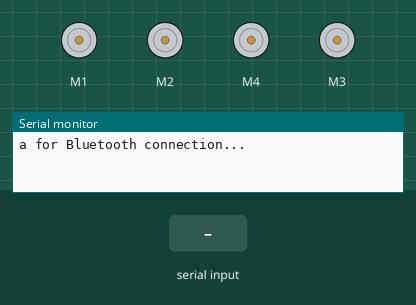
This sketch was run on a simulated Arduino Uno, built with avr-gcc and run on an emulated ATmega328P. On the bench: 4 × DC motor (green arrow = forward, orange = backward, longer = faster), the last lines printed to the serial monitor. The inputs (shaded band) are chosen by the test bench.

Above: at 1.2 s.
1.3 s: "F" received over the second serial link
At 1.7 s:
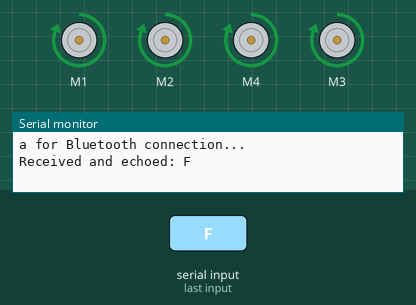
2.8 s: "B" received over the second serial link
At 4.0 s:
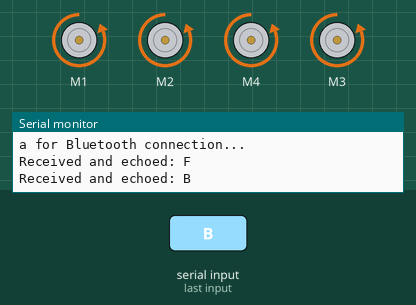
4.3 s: "L" received over the second serial link
At 5.2 s:
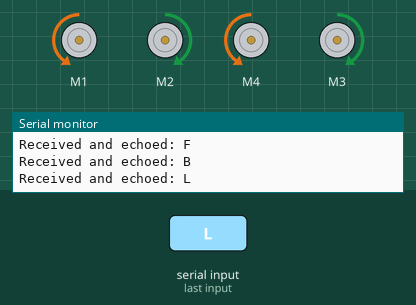
5.8 s: "R" received over the second serial link
At 6.4 s:
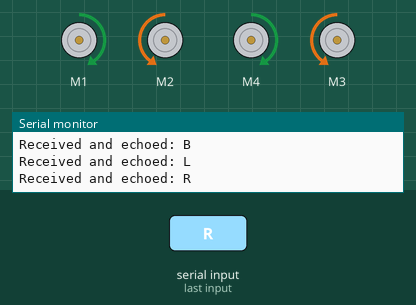
7.3 s: "S" received over the second serial link
At 8.7 s:
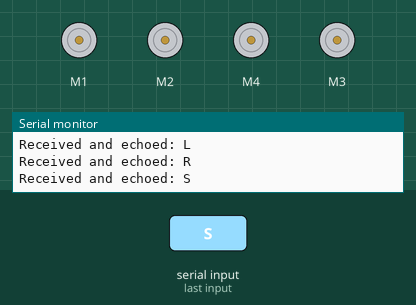
Timing chart, 0 to 10.3 s (numbered marks = the images above; inputs shaded):
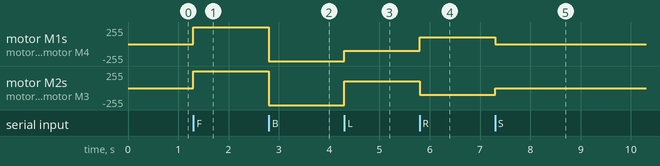

Measured:
- after the input at 1.3 s, motor M1, motor M2, motor M4, motor M3: stopped → forward 255/255 at once
- after the input at 2.8 s, motor M1, motor M2, motor M4, motor M3: forward 255/255 → backward 255/255 at once
- after the input at 4.3 s, motor M1, motor M4: backward 255/255 → backward 100/255 at once; motor M2, motor M3: backward 255/255 → forward 100/255 at once
- after the input at 5.8 s, motor M1, motor M4: backward 100/255 → forward 100/255 at once; motor M2, motor M3: forward 100/255 → backward 100/255 at once
- after the input at 7.3 s, motor M1, motor M4: forward 100/255 → stopped at once; motor M2, motor M3: backward 100/255 → stopped at once

The sketch:

working.ino
```cpp
// (licence header left out)
#include <AFMotor.h>
#include <SoftwareSerial.h>

// setup for bt connection
SoftwareSerial bluetooth(9, 10);

// setup motors
AF_DCMotor motorBL(1);
AF_DCMotor motorBR(2);
AF_DCMotor motorFL(4);
AF_DCMotor motorFR(3);

int turnSpeed = 100;
int moveSpeed = 255;

void setup() {
    // connect bluetooth, also initialize serial monitor (mostly unused)
    Serial.begin(9600);
    bluetooth.begin(9600);

    Serial.println("a for Bluetooth connection...");
}

void loop() {
    if (bluetooth.available()) {

        char command = bluetooth.read();
        // serial monitor output for testing, not entirely necessary but good to keep
        Serial.print("Received and echoed: ");
        Serial.println(command);

        // movement
        switch (command) {
            case 'F':
                forward();
                break;
            case 'B':
                backward();
                break;
            case 'L':
                leftRotate();
                break;
            case 'R':
                rightRotate();
                break;
            case 'S':
                stop();
                break;
            case 'a':
                moveSpeed = 128;
                Serial.print("move speed is now: ");
                Serial.println(moveSpeed);
                break;
            case 'b':
                moveSpeed = 152;
                Serial.print("move speed is now: ");
                Serial.println(moveSpeed);
                break;
            case 'c':
                moveSpeed = 179;
                Serial.print("move speed is now: ");
                Serial.println(moveSpeed);
                break;
            case 'd':
                moveSpeed = 204;
                Serial.print("move speed is now: ");
                Serial.println(moveSpeed);

                break;
            case 'e':
                moveSpeed = 255;
                Serial.print("move speed is now: ");
                Serial.println(moveSpeed);
                break;
            case 'f':
                turnSpeed = 128;
                Serial.print("turn speed is now: ");
                Serial.println(turnSpeed);
                break;
            case 'g':
                turnSpeed = 152;
                Serial.print("turn speed is now: ");
                Serial.println(turnSpeed);
                break;
            case 'h':
                turnSpeed = 179;
                Serial.print("move speed is now: ");
                Serial.println(turnSpeed);
                break;
            case 'i':
                turnSpeed = 204;
                Serial.print("turn speed is now: ");
                Serial.println(turnSpeed);
                break;
            case 'j':
                turnSpeed = 255;
                Serial.print("turn speed is now: ");
                Serial.println(turnSpeed);
                break;
            default:
                stop();
                break;
        }
    }
}

/**
 * @brief moves forwards
 *
 */
void forward() {
    motorBL.setSpeed(moveSpeed);
    motorBR.setSpeed(moveSpeed);
    motorFL.setSpeed(moveSpeed);
    motorFR.setSpeed(moveSpeed);
    motorBL.run(FORWARD);
    motorBR.run(FORWARD);
    motorFL.run(FORWARD);
    motorFR.run(FORWARD);
}

/**
 * @brief moves backwards
 *
 */
void backward() {
    motorBL.setSpeed(moveSpeed);
    motorBR.setSpeed(moveSpeed);
    motorFL.setSpeed(moveSpeed);
    motorFR.setSpeed(moveSpeed);
    motorBL.run(BACKWARD);
    motorBR.run(BACKWARD);
    motorFL.run(BACKWARD);
    motorFR.run(BACKWARD);
}

/**
 * @brief rotates right
 *
 */
void rightRotate() {
    motorBL.setSpeed(turnSpeed);
    motorBR.setSpeed(turnSpeed);
    motorFL.setSpeed(turnSpeed);
    motorFR.setSpeed(turnSpeed);
    motorBL.run(FORWARD);
    motorBR.run(BACKWARD);
    motorFL.run(FORWARD);
    motorFR.run(BACKWARD);
}

/**
 * @brief strafes right, unused because doesn't work well and looks funny
 *
 */
void rightStrafe() {
    motorBL.setSpeed(moveSpeed);
    motorBR.setSpeed(moveSpeed);
    motorFL.setSpeed(moveSpeed);
    motorFR.setSpeed(moveSpeed);
    motorFR.run(BACKWARD);
    motorFL.run(FORWARD);
    motorBR.run(FORWARD);
    motorBL.run(BACKWARD);
}

/**
 * @brief rotates left
 *
 */
void leftRotate() {
    motorBL.setSpeed(turnSpeed);
    motorBR.setSpeed(turnSpeed);
    motorFL.setSpeed(turnSpeed);
    motorFR.setSpeed(turnSpeed);
    motorBL.run(BACKWARD);
    motorBR.run(FORWARD);
    motorFL.run(BACKWARD);
    motorFR.run(FORWARD);
}

/**
 * @brief strafes left, unused because doesn't work well and looks funny
 *
 */
void leftStrafe() {
    motorBL.setSpeed(moveSpeed);
    motorBR.setSpeed(moveSpeed);
    motorFL.setSpeed(moveSpeed);
    motorFR.setSpeed(moveSpeed);
    motorFR.run(FORWARD);
    motorFL.run(BACKWARD);
    motorBR.run(BACKWARD);
    motorBL.run(FORWARD);
}

/**
 * @brief stops all motors
 *
 */
void stop() {
    motorBL.run(RELEASE);
    motorBR.run(RELEASE);
    motorFL.run(RELEASE);
    motorFR.run(RELEASE);
}
```
